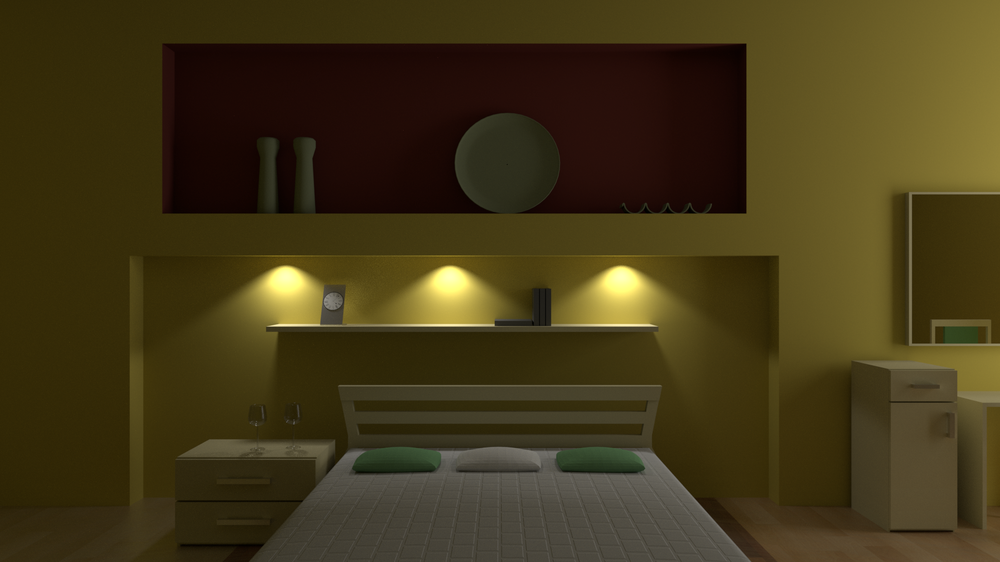
#> input picture images/room1.png, 1000 x 562 px, shrunk from 1920 x 1080 before the run
$ python intro.py
#> lines starting #> are read from the running program, lines starting #| are printed output that depends on the picture
import cv2 as cv
import numpy as np


img = cv.imread('images/room1.png')
#> img is the input picture: shape (562, 1000, 3); mean B, G, R 23.9, 55.3, 66.8
gray = cv.cvtColor(img, cv.COLOR_BGR2GRAY)
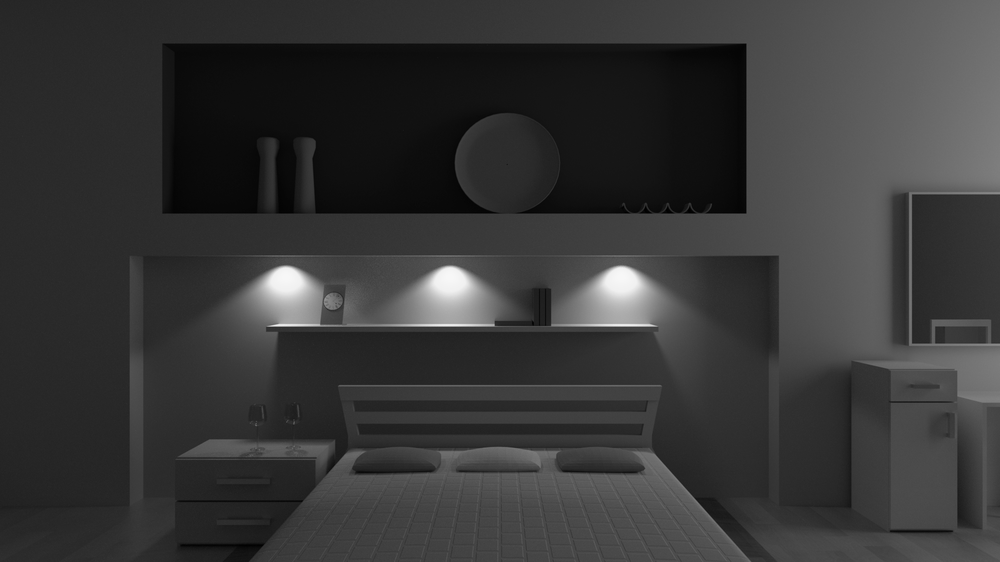
#> gray: shape (562, 1000); min 0, max 247, mean 55.2

sift = cv.xfeatures2d.SIFT_create()
# [8 lines of commented-out code are left out]

kp, des = sift.detectAndCompute(gray, None)
#> kp = 138 keypoints; strongest (x, y, size): (286, 290, 37), (450, 292, 42.4), (621, 292, 40.9), (493, 325, 2.2)
print(des.shape)
#| (138, 128)
print(len(kp))
#| 138

$ run again, with images/room2.png copied over images/room1.png
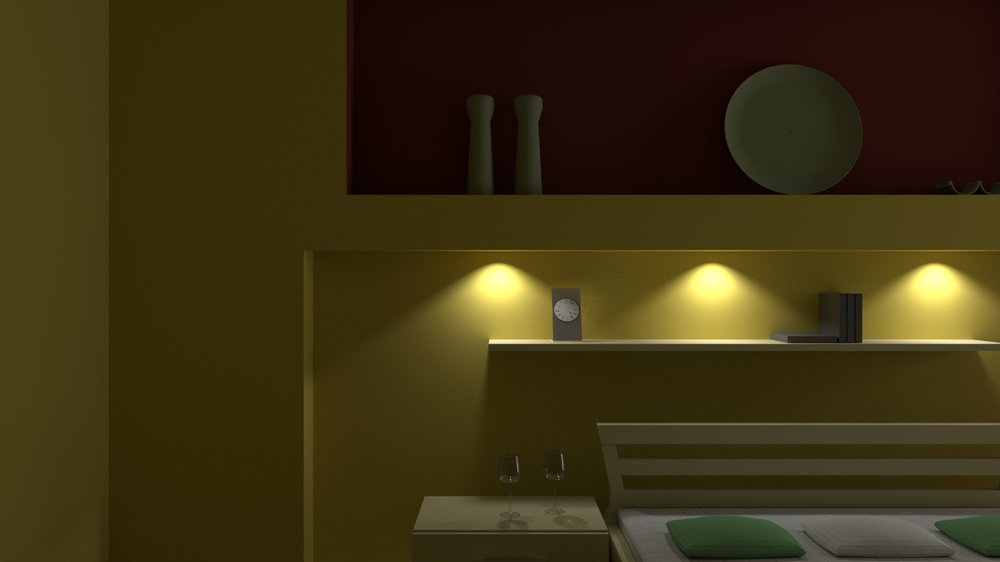
#> input picture images/room2.png, 1000 x 562 px, shrunk from 1920 x 1080 before the run
#> img is the input picture: shape (562, 1000, 3); mean B, G, R 18.9, 49.3, 60.5
#> `gray = cv.cvtColor(img, cv.COLOR_BGR2GRAY)`:
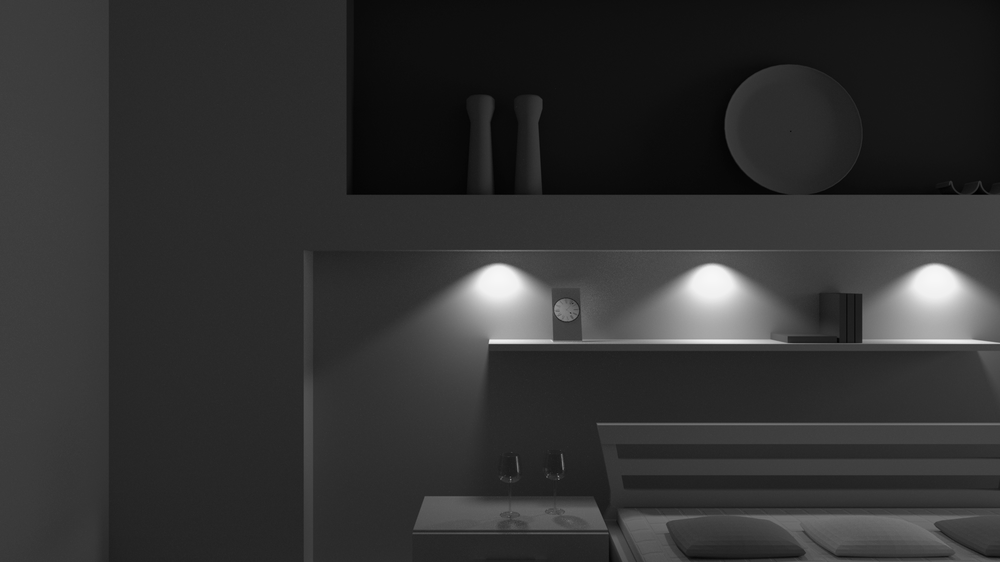
#> gray: shape (562, 1000); min 0, max 247, mean 49.2
#> kp = 82 keypoints; strongest (x, y, size): (500, 295, 49.8), (931, 298, 51.9), (492, 341, 4), (551, 341, 3.6)
#| (82, 128)
#| 82
